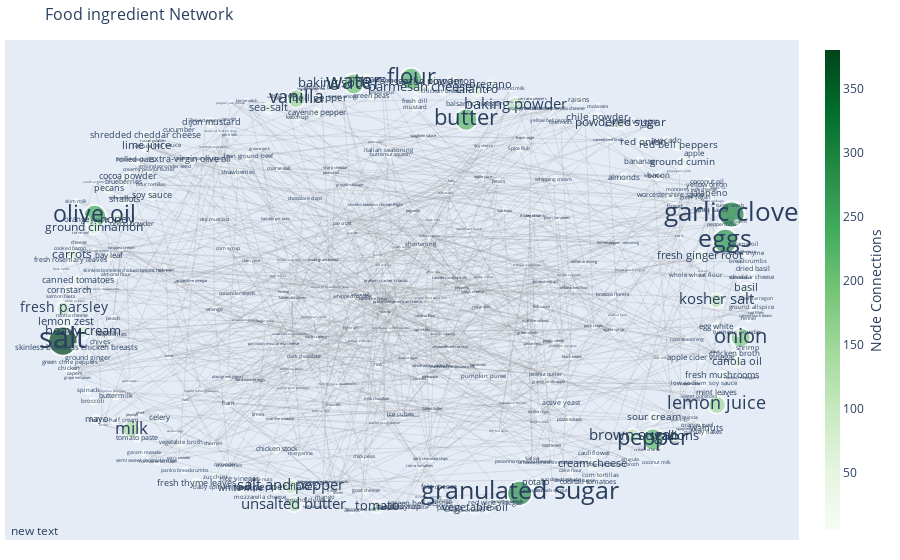

This figure's notebook cell:
### Code cell
# plot diagram
fig = go.Figure(data=[edge_trace, node_trace],
             layout=go.Layout(
                title='Food ingredient Network',
                titlefont_size=16,
                showlegend=False,
                hovermode='closest',
                margin=dict(b=20,l=5,r=5,t=40),
                annotations=[ dict(

                    showarrow=False,
                    xref="paper", yref="paper",
                    x=0.005, y=-0.002 ) ],
                xaxis=dict(showgrid=False, zeroline=False, showticklabels=False),
                yaxis=dict(showgrid=False, zeroline=False, showticklabels=False)),
                
                )



fig.show()

### Figure 1 — Plotly figure (JSON) as saved in the notebook; plotly's stock layout.template omitted (floating-point values rounded to 4 significant figures; data arrays with more than 128 entries replaced by an {"elided": "..."} marker saying what was removed)
{"data": [{"hoverinfo": "none", "line": {"color": "#888", "width": 0.2}, "mode": "lines", "type": "scatter", "x": {"elided": "2352 float values"}, "y": {"elided": "2352 float values"}}, {"hoverinfo": "text", "marker": {"color": {"elided": "396 int values"}, "colorbar": {"thickness": 15, "title": {"side": "right", "text": "Node Connections"}, "xanchor": "left"}, "colorscale": [[0, "rgb(247,252,245)"], [0.125, "rgb(229,245,224)"], [0.25, "rgb(199,233,192)"], [0.375, "rgb(161,217,155)"], [0.5, "rgb(116,196,118)"], [0.625, "rgb(65,171,93)"], [0.75, "rgb(35,139,69)"], [0.875, "rgb(0,109,44)"], [1, "rgb(0,68,27)"]], "line": {"width": 2}, "reversescale": false, "showscale": true, "size": {"elided": "396 float values"}}, "mode": "markers+text", "text": {"elided": "396 str values"}, "textfont": {"size": {"elided": "396 float values"}}, "type": "scatter", "x": {"elided": "396 float values"}, "y": {"elided": "396 float values"}}], "layout": {"annotations": [{"showarrow": false, "x": 0.005, "xref": "paper", "y": -0.002, "yref": "paper"}], "hovermode": "closest", "margin": {"b": 20, "l": 5, "r": 5, "t": 40}, "showlegend": false, "title": {"font": {"size": 16}, "text": "Food ingredient Network"}, "xaxis": {"showgrid": false, "showticklabels": false, "zeroline": false}, "yaxis": {"showgrid": false, "showticklabels": false, "zeroline": false}}}
